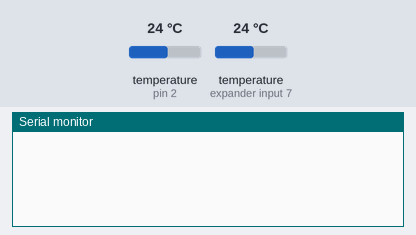
The sketch below on a simulated Arduino Uno, built with avr-gcc and run on an emulated ATmega328P. Parts: the last lines printed to the serial monitor. The test bench sets the inputs (shaded band); at power-on: temperature (sensors on pin 2, expander input 7) 24 °C.

Above: at 2.2 s.
2.3 s: temperature (sensor on pin 2) set to 12 °C
At 3.0 s:
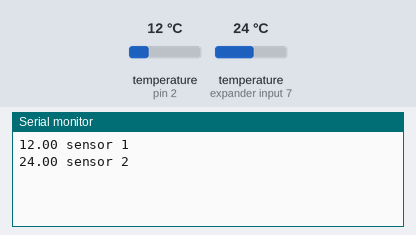
5.9 s: temperature (sensor on expander input 7) set to 12 °C
At 9.0 s:
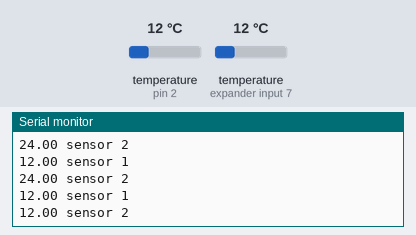
9.5 s: temperature (sensor on pin 2) set to 19 °C
At 10.7 s:
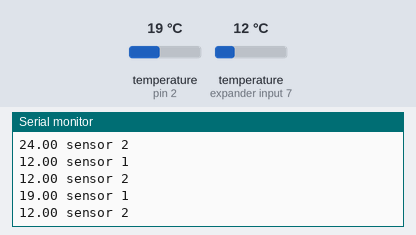
13.1 s: temperature (sensor on expander input 7) set to 19 °C
At 16.7 s:
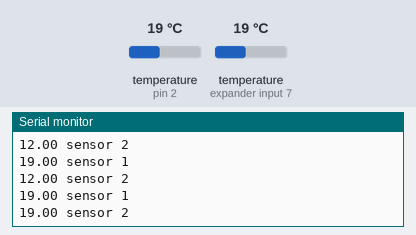
Timing chart, 0 to 17.7 s (numbered marks = the images above; inputs shaded):
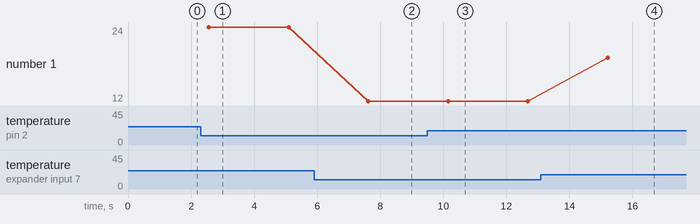

The sketch:

sensor_de_temperaturas.ino
```cpp
#include <OneWire.h>

#include <OneWire.h>
#include <DallasTemperature.h>
#define Pin 2
#define Pinn 3
OneWire ourWire1(Pin);
OneWire ourWire2(Pinn);
DallasTemperature sensor1(&ourWire1);
DallasTemperature sensor2(&ourWire2);

void setup() {
delay(1000);
Serial.begin(9600);
sensor1.begin();
sensor2.begin();
}

void loop() {
sensor1.requestTemperatures();
sensor2.requestTemperatures();
Serial.print(sensor1.getTempCByIndex(0));
Serial.println(" sensor 1");
Serial.print(sensor2.getTempCByIndex(1));
Serial.println(" sensor 2 \n");

delay(1000);
}
```

Measured:
- after the input at 2.3 s, the serial monitor: prints a new line after 0.25 s (image 1)
- after the input at 5.9 s, the serial monitor: prints a new line after 1.7 s (image 2)
- after the input at 9.5 s, the serial monitor: prints a new line after 0.63 s (image 3)
- after the input at 13.1 s, the serial monitor: prints a new line after 2.1 s (image 4)
